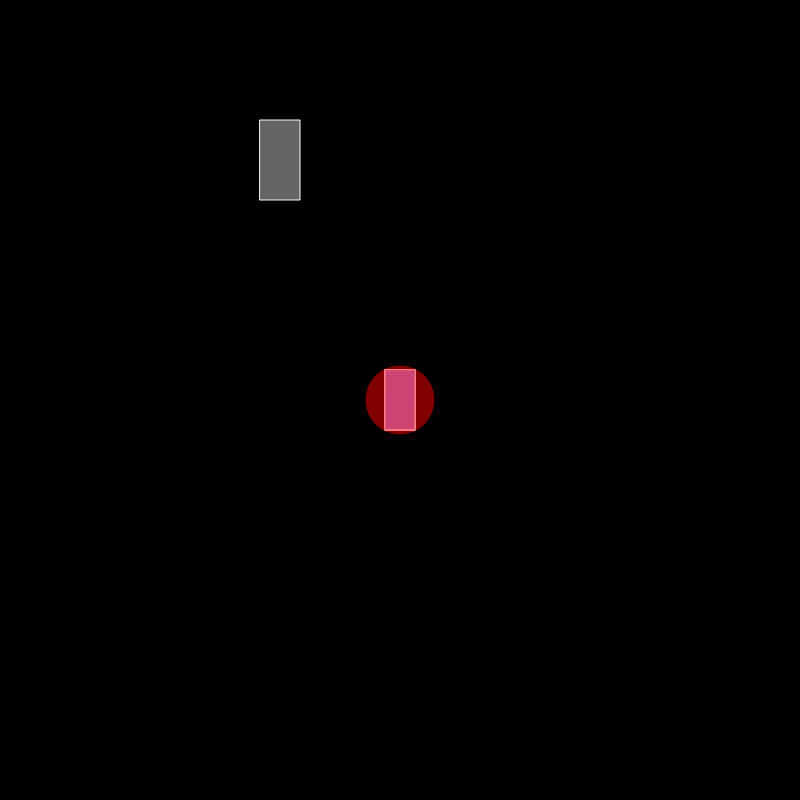
Frame 1 (no input)
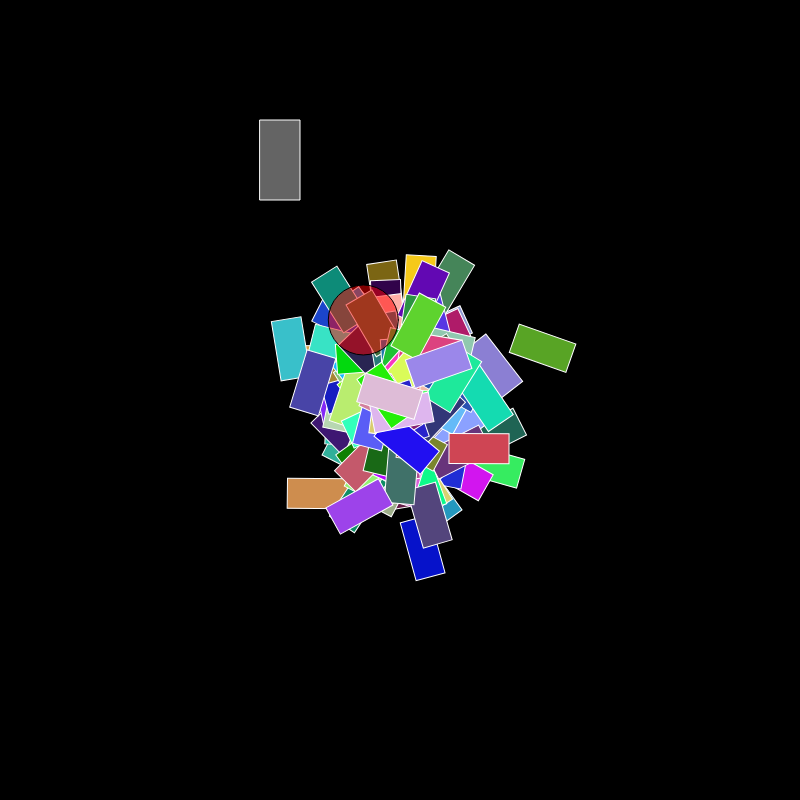
Frame 60 (no input)
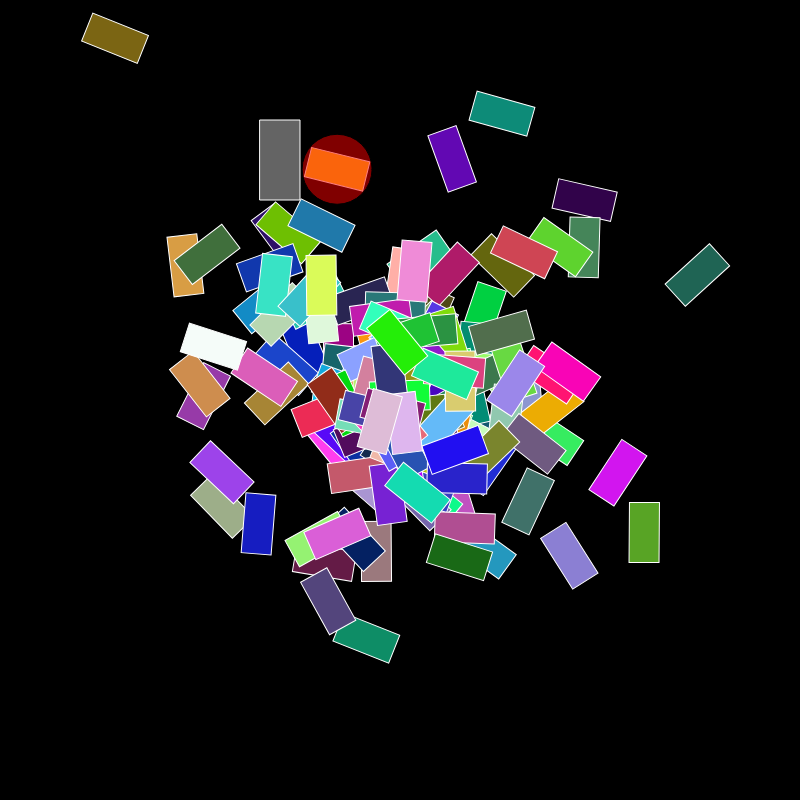
Frame 120 (the mouse pressed at the canvas centre since frame 60)

The p5.js sketch that drew these frames (run headless with seeded random() and noise() and a simulated clock; from frame 60 on, the mouse is pressed at the canvas centre):

// p5.js sketch
// ── sketch.js
// Parameters
let population = 200
let mutationProb = 0.001
let oneMeter = 40 //pixels
let dt = 0.04
let simTime = 400

let speed = 1
let showOnlyBest = false
let doRender = true

function setup() {
	  createCanvas(20*oneMeter, 20*oneMeter)
	  let parkingPlace = new ParkingPlace(7*oneMeter, 4*oneMeter, 0, oneMeter, 2*oneMeter)
	  carPop = new CarPopulation(population, mutationProb, parkingPlace, simTime)
}

function draw() {
	background(0)

	for (let i = 0; i < speed; i++) {
		carPop.simulate(dt)
	}

	if (doRender) carPop.render(showOnlyBest)
}

function mousePressed() {
	noLoop()
}
  
function mouseReleased() {
	loop()
}

function keyPressed() {
	switch(keyCode) {
		case 189:
			speed--
			break
		case 187:
			speed++
			break
		case 66:
			showOnlyBest = !showOnlyBest
			break
		case 49:
			speed = 1
			doRender = true
			break
		case 50:
			speed = simTime
			break
		case 51:
			speed = 1000
			doRender = false
			break
		case 82:
			doRender = !doRender
			break
	}

	console.log("Speed: " + speed)
} 
// ── Car.js
class Car {
	constructor(x, y, simTime, DNA) {
		this.reset(x, y)
        this.color = color(random(256), random(256), random(256))

		if (DNA) {
			this.DNA = DNA
		} else {
			this.DNA = []
			for (let i = 0; i < simTime; i++) {
				this.DNA.push(new Genome())
			}
		}
    }
    
    reset(x, y) {
        this.pos  = createVector(x, y)		
        this.dir  = createVector(0, 1)
        
		this.angVel = 0
        this.speed  = 0

		this.fitness = -Infinity
		this.distInertialError = 0
		this.angVelInertialError = 0
    }
	
	update(timeIdx, dt) {
		let currGenome = this.DNA[timeIdx]
	
		this.speed += currGenome.thrust*dt
		this.angVel += currGenome.offset*dt

		this.speed = constrain(this.speed, -100, 100)
		this.angVel = constrain(this.angVel, -270, 270)
		
		let posChange = p5.Vector.mult(this.dir.normalize(), this.speed)
		let dirChange = radians(this.angVel)

		this.pos.add(posChange)
		this.dir.rotate(dirChange)
	}
	
	render() {	
		push()
		translate(this.pos.x, this.pos.y)
		rotate(this.dir.heading())
		rectMode(CENTER)

        strokeWeight(1)
        stroke(255)
		fill(this.color)
		rect(0, 0, 60, 30)
		pop()
    }
    
    highlight() {
		push()
		translate(this.pos.x, this.pos.y)
		fill('rgba(255,0,0, 0.5)');
        ellipse(0, 0, 70);
		pop()
    }

    copy(x, y) {
        let newCar = new Car(x,y, this.DNA.length, this.DNA.map(i => i))
        newCar.color = this.color
        return newCar
    }

    mutate(mutationProb) {
		this.DNA = this.DNA.map(gen => {
			let g = new Genome(gen.thrust, gen.offset)
            if (random(1) < mutationProb) {
                g.thrust += random(-4, 4)
            }

            if (random(1) < mutationProb) {
                g.offset += random(-15, 15)
			}
			return g
		})
    }
}

class Genome {
	constructor(thrust, offset) {
		this.thrust = thrust || random(-10, 10)
		this.offset = offset || random(-15, 15)
	}
}

class ParkingPlace {
	constructor(x, y, angle, wid, hei) {
		this.pos = createVector(x, y)
		this.heading = angle
		this.size = createVector(wid, hei)
	}

	render() {
		push()
		translate(this.pos.x, this.pos.y)
		rotate(radians(this.heading))
		rectMode(CENTER)
		stroke(255)
		fill(100,100,100)
		rect(0, 0, this.size.x, this.size.y)
		pop()
	}
}
// ── CarPopulation.js
class CarPopulation {
    constructor(popSize, mutationProb, parkingPlace, simTime) {
        this.currPopulation = []
        this.countGenerations = 0
        this.mutationProb = mutationProb
        this.target = parkingPlace
        this.populationSize = popSize
        this.simTime = simTime
        this.initFirstPopulation()
    }

    initFirstPopulation() {
        for (let i = 0; i < this.populationSize; i++) {
            this.currPopulation.push(new Car(400, 400, simTime))
        }

        this.initPopParams()
    }

    initPopParams() {
        this.countGenerations++
        this.currTimeIdx = 0
    }


    simulate(dt) {
        if (this.currTimeIdx >= this.simTime) {
            this.generateNextPopulation()
            return false
        }

        for (let car of this.currPopulation) {
            car.update(this.currTimeIdx, dt)
            car.fitness = this.calcFitness(car)
            car.distInertialError += p5.Vector.dist(car.pos, this.target.pos)*this.currTimeIdx*dt
            car.angVelInertialError += abs(car.angVel)*this.currTimeIdx*dt
        }
        
        this.currTimeIdx++
        return true
    }

    render(showOnlyBest) {
        this.target.render()

        if (showOnlyBest) {
            this.currPopulation[0].render()
            return
        }

        let bestFitness = -Infinity
        let bestCar = null
        for (let car of this.currPopulation) {
            car.render()
            if (car.fitness >= bestFitness) {
                bestFitness = car.fitness
                bestCar = car
            }
        }
        bestCar.highlight()
    }

    generateNextPopulation() {
        let newPopulation = []

        const totalVal =
            this.currPopulation.reduce((sum, car) => sum + max(car.fitness, 0), 0)
        const fitnesses = this.currPopulation.map(car => {
            return {val: car.fitness/totalVal, car}
        }).sort((a, b) => b.val - a.val)
        console.log("Generation " + this.countGenerations + "; Best fitness: " + fitnesses[0].car.fitness)

        fitnesses[0].car.reset(400, 400)
        newPopulation.push(fitnesses[0].car)

        while (newPopulation.length < this.populationSize) {
            let newCar = this.selectFromPool(fitnesses).copy(400, 400)
            newCar.mutate(this.mutationProb)
            newPopulation.push(newCar)
        }

        this.currPopulation = newPopulation
        this.initPopParams()
    }

    selectFromPool(fitnesses) {
        let num = random(1)
        let currCar = null
        for (let fitness of fitnesses) {
            num -= fitness.val
            currCar = fitness.car
            if (num < 0) break
        }
        
        return currCar
    }


    calcFitness(car) {
        return 100000
            - p5.Vector.dist(car.pos, this.target.pos)
            - 100*abs(car.angVel)
            - 50*abs(car.dir.angleBetween(p5.Vector.fromAngle(radians(this.target.heading) + PI/2)))
            - 10*abs(car.speed)
            - 0.03*car.distInertialError
            - 0.1*car.angVelInertialError
    }
}
